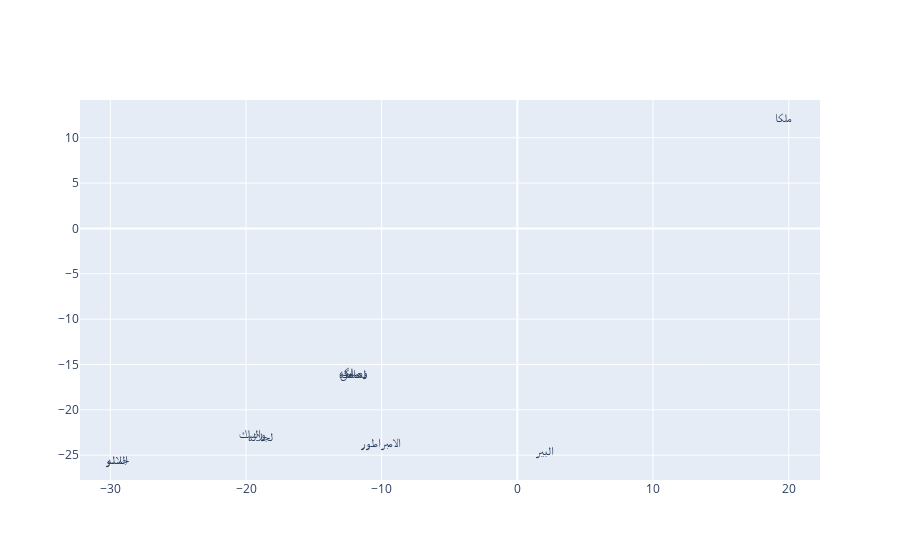

Notebook cell for this chart:
### Code cell
plot_n_closest(model, word, 10 )

### Figure 1 — Plotly figure (JSON) as saved in the notebook; plotly's stock layout.template omitted (floating-point values rounded to 4 significant figures)
{"data": [{"mode": "text", "text": ["عاهل", "السمو", "جلاله", "البير", "ومملكه", "لمملكه", "لجلاله", "والملك", "ملكا", "الامبراطور"], "type": "scatter", "x": [-12.23, -29.51, -29.42, 2.003, -12.11, -12.16, -18.9, -19.62, 19.58, -10.04], "y": [-16.21, -25.61, -25.65, -24.7, -15.91, -16.14, -23.13, -22.8, 12.07, -23.76]}], "layout": {}}
